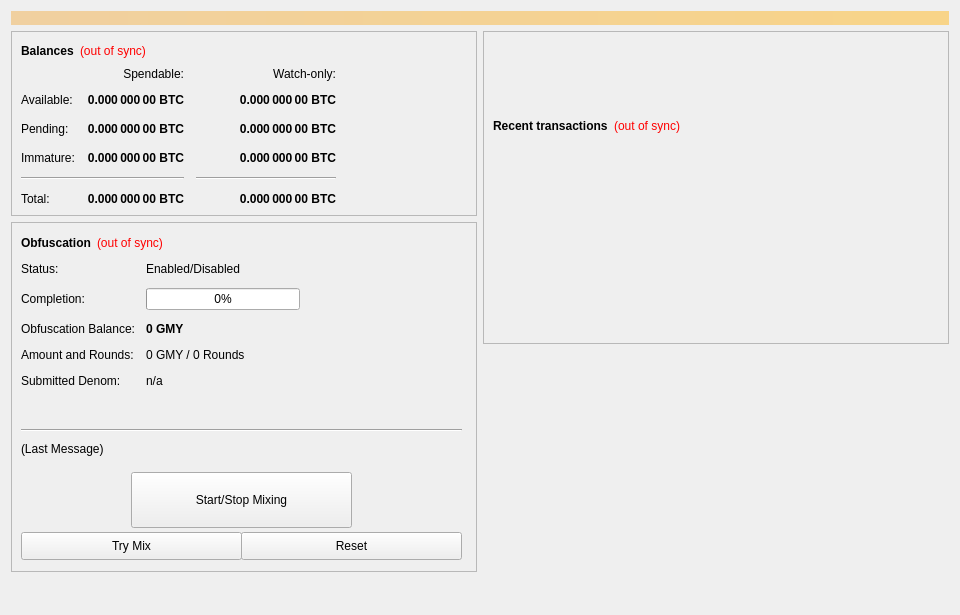
<?xml version="1.0" encoding="UTF-8"?>
<ui version="4.0">
 <class>OverviewPage</class>
 <widget class="QWidget" name="OverviewPage">
  <property name="geometry">
   <rect>
    <x>0</x>
    <y>0</y>
    <width>960</width>
    <height>615</height>
   </rect>
  </property>
  <property name="minimumSize">
   <size>
    <width>960</width>
    <height>0</height>
   </size>
  </property>
  <property name="windowTitle">
   <string>Form</string>
  </property>
  <layout class="QVBoxLayout" name="topLayout">
   <item>
    <widget class="QLabel" name="labelAlerts">
     <property name="visible">
      <bool>false</bool>
     </property>
     <property name="styleSheet">
      <string notr="true">background-color: qlineargradient(x1: 0, y1: 0, x2: 1, y2: 0, stop:0 #F0D0A0, stop:1 #F8D488); color:#000000;</string>
     </property>
     <property name="wordWrap">
      <bool>true</bool>
     </property>
     <property name="margin">
      <number>3</number>
     </property>
    </widget>
   </item>
   <item>
    <layout class="QHBoxLayout" name="horizontalLayout" stretch="1,1">
     <item>
      <layout class="QVBoxLayout" name="verticalLayout_2">
       <item>
        <widget class="QFrame" name="frame">
         <property name="frameShape">
          <enum>QFrame::StyledPanel</enum>
         </property>
         <property name="frameShadow">
          <enum>QFrame::Raised</enum>
         </property>
         <layout class="QVBoxLayout" name="verticalLayout_4">
          <item>
           <layout class="QHBoxLayout" name="horizontalLayout_4">
            <item>
             <widget class="QLabel" name="label_5">
              <property name="font">
               <font>
                <weight>75</weight>
                <bold>true</bold>
               </font>
              </property>
              <property name="text">
               <string>Balances</string>
              </property>
             </widget>
            </item>
            <item>
             <widget class="QLabel" name="labelWalletStatus">
              <property name="cursor">
               <cursorShape>WhatsThisCursor</cursorShape>
              </property>
              <property name="toolTip">
               <string>The displayed information may be out of date. Your wallet automatically synchronizes with the GyMoney network after a connection is established, but this process has not completed yet.</string>
              </property>
              <property name="styleSheet">
               <string notr="true">QLabel { color: red; }</string>
              </property>
              <property name="text">
               <string notr="true">(out of sync)</string>
              </property>
              <property name="alignment">
               <set>Qt::AlignLeading|Qt::AlignLeft|Qt::AlignVCenter</set>
              </property>
             </widget>
            </item>
            <item>
             <spacer name="horizontalSpacer_3">
              <property name="orientation">
               <enum>Qt::Horizontal</enum>
              </property>
              <property name="sizeHint" stdset="0">
               <size>
                <width>40</width>
                <height>20</height>
               </size>
              </property>
             </spacer>
            </item>
           </layout>
          </item>
          <item>
           <layout class="QGridLayout" name="gridLayout">
            <property name="spacing">
             <number>12</number>
            </property>
            <item row="2" column="2">
             <widget class="QLabel" name="labelWatchPending">
              <property name="font">
               <font>
                <weight>75</weight>
                <bold>true</bold>
               </font>
              </property>
              <property name="cursor">
               <cursorShape>IBeamCursor</cursorShape>
              </property>
              <property name="toolTip">
               <string>Unconfirmed transactions to watch-only addresses</string>
              </property>
              <property name="text">
               <string notr="true">0.000 000 00 BTC</string>
              </property>
              <property name="alignment">
               <set>Qt::AlignRight|Qt::AlignTrailing|Qt::AlignVCenter</set>
              </property>
              <property name="textInteractionFlags">
               <set>Qt::LinksAccessibleByMouse|Qt::TextSelectableByKeyboard|Qt::TextSelectableByMouse</set>
              </property>
             </widget>
            </item>
            <item row="2" column="1">
             <widget class="QLabel" name="labelUnconfirmed">
              <property name="font">
               <font>
                <weight>75</weight>
                <bold>true</bold>
               </font>
              </property>
              <property name="cursor">
               <cursorShape>IBeamCursor</cursorShape>
              </property>
              <property name="toolTip">
               <string>Total of transactions that have yet to be confirmed, and do not yet count toward the spendable balance</string>
              </property>
              <property name="text">
               <string notr="true">0.000 000 00 BTC</string>
              </property>
              <property name="alignment">
               <set>Qt::AlignRight|Qt::AlignTrailing|Qt::AlignVCenter</set>
              </property>
              <property name="textInteractionFlags">
               <set>Qt::LinksAccessibleByMouse|Qt::TextSelectableByKeyboard|Qt::TextSelectableByMouse</set>
              </property>
             </widget>
            </item>
            <item row="3" column="2">
             <widget class="QLabel" name="labelWatchImmature">
              <property name="font">
               <font>
                <weight>75</weight>
                <bold>true</bold>
               </font>
              </property>
              <property name="cursor">
               <cursorShape>IBeamCursor</cursorShape>
              </property>
              <property name="toolTip">
               <string>Staked or masternode rewards in watch-only addresses that has not yet matured</string>
              </property>
              <property name="text">
               <string notr="true">0.000 000 00 BTC</string>
              </property>
              <property name="alignment">
               <set>Qt::AlignRight|Qt::AlignTrailing|Qt::AlignVCenter</set>
              </property>
              <property name="textInteractionFlags">
               <set>Qt::LinksAccessibleByMouse|Qt::TextSelectableByKeyboard|Qt::TextSelectableByMouse</set>
              </property>
             </widget>
            </item>
            <item row="4" column="0" colspan="2">
             <widget class="Line" name="lineSpendableBalance">
              <property name="orientation">
               <enum>Qt::Horizontal</enum>
              </property>
             </widget>
            </item>
            <item row="4" column="2">
             <widget class="Line" name="lineWatchBalance">
              <property name="sizePolicy">
               <sizepolicy hsizetype="Preferred" vsizetype="Fixed">
                <horstretch>0</horstretch>
                <verstretch>0</verstretch>
               </sizepolicy>
              </property>
              <property name="minimumSize">
               <size>
                <width>140</width>
                <height>0</height>
               </size>
              </property>
              <property name="orientation">
               <enum>Qt::Horizontal</enum>
              </property>
             </widget>
            </item>
            <item row="5" column="0">
             <widget class="QLabel" name="labelTotalText">
              <property name="text">
               <string>Total:</string>
              </property>
             </widget>
            </item>
            <item row="3" column="1">
             <widget class="QLabel" name="labelImmature">
              <property name="font">
               <font>
                <weight>75</weight>
                <bold>true</bold>
               </font>
              </property>
              <property name="cursor">
               <cursorShape>IBeamCursor</cursorShape>
              </property>
              <property name="toolTip">
               <string>Staked or masternode rewards that has not yet matured</string>
              </property>
              <property name="text">
               <string notr="true">0.000 000 00 BTC</string>
              </property>
              <property name="alignment">
               <set>Qt::AlignRight|Qt::AlignTrailing|Qt::AlignVCenter</set>
              </property>
              <property name="textInteractionFlags">
               <set>Qt::LinksAccessibleByMouse|Qt::TextSelectableByKeyboard|Qt::TextSelectableByMouse</set>
              </property>
             </widget>
            </item>
            <item row="2" column="3">
             <spacer name="horizontalSpacer_2">
              <property name="orientation">
               <enum>Qt::Horizontal</enum>
              </property>
              <property name="sizeHint" stdset="0">
               <size>
                <width>40</width>
                <height>20</height>
               </size>
              </property>
             </spacer>
            </item>
            <item row="3" column="0">
             <widget class="QLabel" name="labelImmatureText">
              <property name="text">
               <string>Immature:</string>
              </property>
             </widget>
            </item>
            <item row="5" column="1">
             <widget class="QLabel" name="labelTotal">
              <property name="font">
               <font>
                <weight>75</weight>
                <bold>true</bold>
               </font>
              </property>
              <property name="cursor">
               <cursorShape>IBeamCursor</cursorShape>
              </property>
              <property name="toolTip">
               <string>Your current total balance</string>
              </property>
              <property name="text">
               <string notr="true">0.000 000 00 BTC</string>
              </property>
              <property name="alignment">
               <set>Qt::AlignRight|Qt::AlignTrailing|Qt::AlignVCenter</set>
              </property>
              <property name="textInteractionFlags">
               <set>Qt::LinksAccessibleByMouse|Qt::TextSelectableByKeyboard|Qt::TextSelectableByMouse</set>
              </property>
             </widget>
            </item>
            <item row="5" column="2">
             <widget class="QLabel" name="labelWatchTotal">
              <property name="font">
               <font>
                <weight>75</weight>
                <bold>true</bold>
               </font>
              </property>
              <property name="cursor">
               <cursorShape>IBeamCursor</cursorShape>
              </property>
              <property name="toolTip">
               <string>Current total balance in watch-only addresses</string>
              </property>
              <property name="text">
               <string notr="true">0.000 000 00 BTC</string>
              </property>
              <property name="alignment">
               <set>Qt::AlignRight|Qt::AlignTrailing|Qt::AlignVCenter</set>
              </property>
              <property name="textInteractionFlags">
               <set>Qt::LinksAccessibleByMouse|Qt::TextSelectableByKeyboard|Qt::TextSelectableByMouse</set>
              </property>
             </widget>
            </item>
            <item row="0" column="2">
             <widget class="QLabel" name="labelWatchonly">
              <property name="text">
               <string>Watch-only:</string>
              </property>
              <property name="alignment">
               <set>Qt::AlignRight|Qt::AlignTrailing|Qt::AlignVCenter</set>
              </property>
             </widget>
            </item>
            <item row="1" column="0">
             <widget class="QLabel" name="labelBalanceText">
              <property name="text">
               <string>Available:</string>
              </property>
             </widget>
            </item>
            <item row="1" column="1">
             <widget class="QLabel" name="labelBalance">
              <property name="font">
               <font>
                <weight>75</weight>
                <bold>true</bold>
               </font>
              </property>
              <property name="cursor">
               <cursorShape>IBeamCursor</cursorShape>
              </property>
              <property name="toolTip">
               <string>Your current spendable balance</string>
              </property>
              <property name="text">
               <string notr="true">0.000 000 00 BTC</string>
              </property>
              <property name="alignment">
               <set>Qt::AlignRight|Qt::AlignTrailing|Qt::AlignVCenter</set>
              </property>
              <property name="textInteractionFlags">
               <set>Qt::LinksAccessibleByMouse|Qt::TextSelectableByKeyboard|Qt::TextSelectableByMouse</set>
              </property>
             </widget>
            </item>
            <item row="1" column="2">
             <widget class="QLabel" name="labelWatchAvailable">
              <property name="font">
               <font>
                <weight>75</weight>
                <bold>true</bold>
               </font>
              </property>
              <property name="cursor">
               <cursorShape>IBeamCursor</cursorShape>
              </property>
              <property name="toolTip">
               <string>Your current balance in watch-only addresses</string>
              </property>
              <property name="text">
               <string notr="true">0.000 000 00 BTC</string>
              </property>
              <property name="alignment">
               <set>Qt::AlignRight|Qt::AlignTrailing|Qt::AlignVCenter</set>
              </property>
              <property name="textInteractionFlags">
               <set>Qt::LinksAccessibleByMouse|Qt::TextSelectableByKeyboard|Qt::TextSelectableByMouse</set>
              </property>
             </widget>
            </item>
            <item row="2" column="0">
             <widget class="QLabel" name="labelPendingText">
              <property name="text">
               <string>Pending:</string>
              </property>
             </widget>
            </item>
            <item row="0" column="1">
             <widget class="QLabel" name="labelSpendable">
              <property name="text">
               <string>Spendable:</string>
              </property>
              <property name="alignment">
               <set>Qt::AlignRight|Qt::AlignTrailing|Qt::AlignVCenter</set>
              </property>
             </widget>
            </item>
           </layout>
          </item>
         </layout>
        </widget>
       </item>
       <item>
        <widget class="QFrame" name="frameObfuscation">
         <property name="minimumSize">
          <size>
           <width>0</width>
           <height>350</height>
          </size>
         </property>
         <property name="layoutDirection">
          <enum>Qt::LeftToRight</enum>
         </property>
         <property name="frameShape">
          <enum>QFrame::StyledPanel</enum>
         </property>
         <property name="frameShadow">
          <enum>QFrame::Raised</enum>
         </property>
         <widget class="QWidget" name="formLayoutWidget">
          <property name="geometry">
           <rect>
            <x>10</x>
            <y>40</y>
            <width>451</width>
            <height>161</height>
           </rect>
          </property>
          <layout class="QFormLayout" name="formLayout">
           <property name="fieldGrowthPolicy">
            <enum>QFormLayout::AllNonFixedFieldsGrow</enum>
           </property>
           <property name="horizontalSpacing">
            <number>11</number>
           </property>
           <property name="verticalSpacing">
            <number>12</number>
           </property>
           <item row="0" column="0">
            <widget class="QLabel" name="label_6">
             <property name="text">
              <string>Status:</string>
             </property>
            </widget>
           </item>
           <item row="1" column="0">
            <widget class="QLabel" name="label_7">
             <property name="text">
              <string>Completion:</string>
             </property>
            </widget>
           </item>
           <item row="1" column="1">
            <widget class="QProgressBar" name="obfuscationProgress">
             <property name="maximumSize">
              <size>
               <width>154</width>
               <height>16777215</height>
              </size>
             </property>
             <property name="value">
              <number>0</number>
             </property>
            </widget>
           </item>
           <item row="2" column="0">
            <widget class="QLabel" name="labelAnonymizedText">
             <property name="text">
              <string>Obfuscation Balance:</string>
             </property>
            </widget>
           </item>
           <item row="2" column="1">
            <widget class="QLabel" name="labelAnonymized">
             <property name="font">
              <font>
               <weight>75</weight>
               <bold>true</bold>
              </font>
             </property>
             <property name="text">
              <string notr="true">0 GMY</string>
             </property>
            </widget>
           </item>
           <item row="3" column="0">
            <widget class="QLabel" name="label_8">
             <property name="text">
              <string>Amount and Rounds:</string>
             </property>
            </widget>
           </item>
           <item row="3" column="1">
            <widget class="QLabel" name="labelAmountRounds">
             <property name="text">
              <string>0 GMY / 0 Rounds</string>
             </property>
            </widget>
           </item>
           <item row="4" column="0">
            <widget class="QLabel" name="label_9">
             <property name="text">
              <string>Submitted Denom:</string>
             </property>
            </widget>
           </item>
           <item row="4" column="1">
            <widget class="QLabel" name="labelSubmittedDenom">
             <property name="toolTip">
              <string>The denominations you submitted to the Masternode.&lt;br&gt;To mix, other users must submit the exact same denominations.</string>
             </property>
             <property name="text">
              <string>n/a</string>
             </property>
            </widget>
           </item>
           <item row="0" column="1">
            <widget class="QLabel" name="obfuscationEnabled">
             <property name="text">
              <string>Enabled/Disabled</string>
             </property>
            </widget>
           </item>
          </layout>
         </widget>
         <widget class="QPushButton" name="runAutoDenom">
          <property name="geometry">
           <rect>
            <x>251</x>
            <y>17</y>
            <width>1</width>
            <height>1</height>
           </rect>
          </property>
          <property name="palette">
           <palette>
            <active>
             <colorrole role="WindowText">
              <brush brushstyle="SolidPattern">
               <color alpha="255">
                <red>0</red>
                <green>0</green>
                <blue>0</blue>
               </color>
              </brush>
             </colorrole>
             <colorrole role="Button">
              <brush brushstyle="SolidPattern">
               <color alpha="255">
                <red>239</red>
                <green>238</green>
                <blue>238</blue>
               </color>
              </brush>
             </colorrole>
             <colorrole role="Light">
              <brush brushstyle="SolidPattern">
               <color alpha="255">
                <red>255</red>
                <green>255</green>
                <blue>255</blue>
               </color>
              </brush>
             </colorrole>
             <colorrole role="Midlight">
              <brush brushstyle="SolidPattern">
               <color alpha="255">
                <red>247</red>
                <green>246</green>
                <blue>246</blue>
               </color>
              </brush>
             </colorrole>
             <colorrole role="Dark">
              <brush brushstyle="SolidPattern">
               <color alpha="255">
                <red>119</red>
                <green>119</green>
                <blue>119</blue>
               </color>
              </brush>
             </colorrole>
             <colorrole role="Mid">
              <brush brushstyle="SolidPattern">
               <color alpha="255">
                <red>159</red>
                <green>159</green>
                <blue>159</blue>
               </color>
              </brush>
             </colorrole>
             <colorrole role="Text">
              <brush brushstyle="SolidPattern">
               <color alpha="255">
                <red>0</red>
                <green>0</green>
                <blue>0</blue>
               </color>
              </brush>
             </colorrole>
             <colorrole role="BrightText">
              <brush brushstyle="SolidPattern">
               <color alpha="255">
                <red>255</red>
                <green>255</green>
                <blue>255</blue>
               </color>
              </brush>
             </colorrole>
             <colorrole role="ButtonText">
              <brush brushstyle="SolidPattern">
               <color alpha="255">
                <red>0</red>
                <green>0</green>
                <blue>0</blue>
               </color>
              </brush>
             </colorrole>
             <colorrole role="Base">
              <brush brushstyle="SolidPattern">
               <color alpha="255">
                <red>255</red>
                <green>255</green>
                <blue>255</blue>
               </color>
              </brush>
             </colorrole>
             <colorrole role="Window">
              <brush brushstyle="SolidPattern">
               <color alpha="255">
                <red>239</red>
                <green>238</green>
                <blue>238</blue>
               </color>
              </brush>
             </colorrole>
             <colorrole role="Shadow">
              <brush brushstyle="SolidPattern">
               <color alpha="255">
                <red>0</red>
                <green>0</green>
                <blue>0</blue>
               </color>
              </brush>
             </colorrole>
             <colorrole role="AlternateBase">
              <brush brushstyle="SolidPattern">
               <color alpha="255">
                <red>247</red>
                <green>246</green>
                <blue>246</blue>
               </color>
              </brush>
             </colorrole>
             <colorrole role="ToolTipBase">
              <brush brushstyle="SolidPattern">
               <color alpha="255">
                <red>255</red>
                <green>255</green>
                <blue>220</blue>
               </color>
              </brush>
             </colorrole>
             <colorrole role="ToolTipText">
              <brush brushstyle="SolidPattern">
               <color alpha="255">
                <red>0</red>
                <green>0</green>
                <blue>0</blue>
               </color>
              </brush>
             </colorrole>
            </active>
            <inactive>
             <colorrole role="WindowText">
              <brush brushstyle="SolidPattern">
               <color alpha="255">
                <red>0</red>
                <green>0</green>
                <blue>0</blue>
               </color>
              </brush>
             </colorrole>
             <colorrole role="Button">
              <brush brushstyle="SolidPattern">
               <color alpha="255">
                <red>239</red>
                <green>238</green>
                <blue>238</blue>
               </color>
              </brush>
             </colorrole>
             <colorrole role="Light">
              <brush brushstyle="SolidPattern">
               <color alpha="255">
                <red>255</red>
                <green>255</green>
                <blue>255</blue>
               </color>
              </brush>
             </colorrole>
             <colorrole role="Midlight">
              <brush brushstyle="SolidPattern">
               <color alpha="255">
                <red>247</red>
                <green>246</green>
                <blue>246</blue>
               </color>
              </brush>
             </colorrole>
             <colorrole role="Dark">
              <brush brushstyle="SolidPattern">
               <color alpha="255">
                <red>119</red>
                <green>119</green>
                <blue>119</blue>
               </color>
              </brush>
             </colorrole>
             <colorrole role="Mid">
              <brush brushstyle="SolidPattern">
               <color alpha="255">
                <red>159</red>
                <green>159</green>
                <blue>159</blue>
               </color>
              </brush>
             </colorrole>
             <colorrole role="Text">
              <brush brushstyle="SolidPattern">
               <color alpha="255">
                <red>0</red>
                <green>0</green>
                <blue>0</blue>
               </color>
              </brush>
             </colorrole>
             <colorrole role="BrightText">
              <brush brushstyle="SolidPattern">
               <color alpha="255">
                <red>255</red>
                <green>255</green>
                <blue>255</blue>
               </color>
              </brush>
             </colorrole>
             <colorrole role="ButtonText">
              <brush brushstyle="SolidPattern">
               <color alpha="255">
                <red>0</red>
                <green>0</green>
                <blue>0</blue>
               </color>
              </brush>
             </colorrole>
             <colorrole role="Base">
              <brush brushstyle="SolidPattern">
               <color alpha="255">
                <red>255</red>
                <green>255</green>
                <blue>255</blue>
               </color>
              </brush>
             </colorrole>
             <colorrole role="Window">
              <brush brushstyle="SolidPattern">
               <color alpha="255">
                <red>239</red>
                <green>238</green>
                <blue>238</blue>
               </color>
              </brush>
             </colorrole>
             <colorrole role="Shadow">
              <brush brushstyle="SolidPattern">
               <color alpha="255">
                <red>0</red>
                <green>0</green>
                <blue>0</blue>
               </color>
              </brush>
             </colorrole>
             <colorrole role="AlternateBase">
              <brush brushstyle="SolidPattern">
               <color alpha="255">
                <red>247</red>
                <green>246</green>
                <blue>246</blue>
               </color>
              </brush>
             </colorrole>
             <colorrole role="ToolTipBase">
              <brush brushstyle="SolidPattern">
               <color alpha="255">
                <red>255</red>
                <green>255</green>
                <blue>220</blue>
               </color>
              </brush>
             </colorrole>
             <colorrole role="ToolTipText">
              <brush brushstyle="SolidPattern">
               <color alpha="255">
                <red>0</red>
                <green>0</green>
                <blue>0</blue>
               </color>
              </brush>
             </colorrole>
            </inactive>
            <disabled>
             <colorrole role="WindowText">
              <brush brushstyle="SolidPattern">
               <color alpha="255">
                <red>119</red>
                <green>119</green>
                <blue>119</blue>
               </color>
              </brush>
             </colorrole>
             <colorrole role="Button">
              <brush brushstyle="SolidPattern">
               <color alpha="255">
                <red>239</red>
                <green>238</green>
                <blue>238</blue>
               </color>
              </brush>
             </colorrole>
             <colorrole role="Light">
              <brush brushstyle="SolidPattern">
               <color alpha="255">
                <red>255</red>
                <green>255</green>
                <blue>255</blue>
               </color>
              </brush>
             </colorrole>
             <colorrole role="Midlight">
              <brush brushstyle="SolidPattern">
               <color alpha="255">
                <red>247</red>
                <green>246</green>
                <blue>246</blue>
               </color>
              </brush>
             </colorrole>
             <colorrole role="Dark">
              <brush brushstyle="SolidPattern">
               <color alpha="255">
                <red>119</red>
                <green>119</green>
                <blue>119</blue>
               </color>
              </brush>
             </colorrole>
             <colorrole role="Mid">
              <brush brushstyle="SolidPattern">
               <color alpha="255">
                <red>159</red>
                <green>159</green>
                <blue>159</blue>
               </color>
              </brush>
             </colorrole>
             <colorrole role="Text">
              <brush brushstyle="SolidPattern">
               <color alpha="255">
                <red>119</red>
                <green>119</green>
                <blue>119</blue>
               </color>
              </brush>
             </colorrole>
             <colorrole role="BrightText">
              <brush brushstyle="SolidPattern">
               <color alpha="255">
                <red>255</red>
                <green>255</green>
                <blue>255</blue>
               </color>
              </brush>
             </colorrole>
             <colorrole role="ButtonText">
              <brush brushstyle="SolidPattern">
               <color alpha="255">
                <red>119</red>
                <green>119</green>
                <blue>119</blue>
               </color>
              </brush>
             </colorrole>
             <colorrole role="Base">
              <brush brushstyle="SolidPattern">
               <color alpha="255">
                <red>239</red>
                <green>238</green>
                <blue>238</blue>
               </color>
              </brush>
             </colorrole>
             <colorrole role="Window">
              <brush brushstyle="SolidPattern">
               <color alpha="255">
                <red>239</red>
                <green>238</green>
                <blue>238</blue>
               </color>
              </brush>
             </colorrole>
             <colorrole role="Shadow">
              <brush brushstyle="SolidPattern">
               <color alpha="255">
                <red>0</red>
                <green>0</green>
                <blue>0</blue>
               </color>
              </brush>
             </colorrole>
             <colorrole role="AlternateBase">
              <brush brushstyle="SolidPattern">
               <color alpha="255">
                <red>239</red>
                <green>238</green>
                <blue>238</blue>
               </color>
              </brush>
             </colorrole>
             <colorrole role="ToolTipBase">
              <brush brushstyle="SolidPattern">
               <color alpha="255">
                <red>255</red>
                <green>255</green>
                <blue>220</blue>
               </color>
              </brush>
             </colorrole>
             <colorrole role="ToolTipText">
              <brush brushstyle="SolidPattern">
               <color alpha="255">
                <red>0</red>
                <green>0</green>
                <blue>0</blue>
               </color>
              </brush>
             </colorrole>
            </disabled>
           </palette>
          </property>
          <property name="focusPolicy">
           <enum>Qt::NoFocus</enum>
          </property>
          <property name="autoFillBackground">
           <bool>true</bool>
          </property>
          <property name="text">
           <string/>
          </property>
          <property name="flat">
           <bool>true</bool>
          </property>
         </widget>
         <widget class="QPushButton" name="toggleObfuscation">
          <property name="geometry">
           <rect>
            <x>120</x>
            <y>250</y>
            <width>221</width>
            <height>56</height>
           </rect>
          </property>
          <property name="sizePolicy">
           <sizepolicy hsizetype="MinimumExpanding" vsizetype="Fixed">
            <horstretch>0</horstretch>
            <verstretch>0</verstretch>
           </sizepolicy>
          </property>
          <property name="text">
           <string>Start/Stop Mixing</string>
          </property>
         </widget>
         <widget class="Line" name="lineLastMessage">
          <property name="geometry">
           <rect>
            <x>10</x>
            <y>200</y>
            <width>441</width>
            <height>16</height>
           </rect>
          </property>
          <property name="orientation">
           <enum>Qt::Horizontal</enum>
          </property>
         </widget>
         <widget class="QLabel" name="obfuscationStatus">
          <property name="geometry">
           <rect>
            <x>10</x>
            <y>220</y>
            <width>451</width>
            <height>61</height>
           </rect>
          </property>
          <property name="minimumSize">
           <size>
            <width>288</width>
            <height>43</height>
           </size>
          </property>
          <property name="text">
           <string>(Last Message)</string>
          </property>
          <property name="alignment">
           <set>Qt::AlignLeading|Qt::AlignLeft|Qt::AlignTop</set>
          </property>
          <property name="wordWrap">
           <bool>true</bool>
          </property>
         </widget>
         <widget class="QPushButton" name="obfuscationAuto">
          <property name="geometry">
           <rect>
            <x>10</x>
            <y>310</y>
            <width>221</width>
            <height>28</height>
           </rect>
          </property>
          <property name="sizePolicy">
           <sizepolicy hsizetype="MinimumExpanding" vsizetype="Fixed">
            <horstretch>0</horstretch>
            <verstretch>0</verstretch>
           </sizepolicy>
          </property>
          <property name="toolTip">
           <string>Try to manually submit a Obfuscation request.</string>
          </property>
          <property name="text">
           <string>Try Mix</string>
          </property>
         </widget>
         <widget class="QPushButton" name="obfuscationReset">
          <property name="geometry">
           <rect>
            <x>230</x>
            <y>310</y>
            <width>221</width>
            <height>28</height>
           </rect>
          </property>
          <property name="sizePolicy">
           <sizepolicy hsizetype="MinimumExpanding" vsizetype="Fixed">
            <horstretch>0</horstretch>
            <verstretch>0</verstretch>
           </sizepolicy>
          </property>
          <property name="toolTip">
           <string>Reset the current status of Obfuscation (can interrupt Obfuscation if it's in the process of Mixing, which can cost you money!)</string>
          </property>
          <property name="autoFillBackground">
           <bool>false</bool>
          </property>
          <property name="text">
           <string>Reset</string>
          </property>
         </widget>
         <widget class="QWidget" name="layoutWidget">
          <property name="geometry">
           <rect>
            <x>10</x>
            <y>10</y>
            <width>431</width>
            <height>22</height>
           </rect>
          </property>
          <layout class="QHBoxLayout" name="horizontalLayout_5">
           <item>
            <widget class="QLabel" name="label_2">
             <property name="font">
              <font>
               <weight>75</weight>
               <bold>true</bold>
              </font>
             </property>
             <property name="text">
              <string>Obfuscation</string>
             </property>
            </widget>
           </item>
           <item>
            <widget class="QLabel" name="labelObfuscationSyncStatus">
             <property name="toolTip">
              <string>The displayed information may be out of date. Your wallet automatically synchronizes with the GyMoney network after a connection is established, but this process has not completed yet.</string>
             </property>
             <property name="styleSheet">
              <string notr="true">QLabel { color: red; }</string>
             </property>
             <property name="text">
              <string notr="true">(out of sync)</string>
             </property>
             <property name="alignment">
              <set>Qt::AlignLeading|Qt::AlignLeft|Qt::AlignVCenter</set>
             </property>
            </widget>
           </item>
           <item>
            <spacer name="horizontalSpacer_4">
             <property name="orientation">
              <enum>Qt::Horizontal</enum>
             </property>
             <property name="sizeHint" stdset="0">
              <size>
               <width>40</width>
               <height>20</height>
              </size>
             </property>
            </spacer>
           </item>
          </layout>
         </widget>
        </widget>
       </item>
       <item>
        <spacer name="verticalSpacer">
         <property name="orientation">
          <enum>Qt::Vertical</enum>
         </property>
         <property name="sizeHint" stdset="0">
          <size>
           <width>20</width>
           <height>40</height>
          </size>
         </property>
        </spacer>
       </item>
      </layout>
     </item>
     <item>
      <layout class="QVBoxLayout" name="verticalLayout_3">
       <item>
        <widget class="QFrame" name="frame_2">
         <property name="frameShape">
          <enum>QFrame::StyledPanel</enum>
         </property>
         <property name="frameShadow">
          <enum>QFrame::Raised</enum>
         </property>
         <layout class="QVBoxLayout" name="verticalLayout">
          <item>
           <spacer name="verticalSpacer_3">
            <property name="orientation">
             <enum>Qt::Vertical</enum>
            </property>
            <property name="sizeType">
             <enum>QSizePolicy::Fixed</enum>
            </property>
            <property name="sizeHint" stdset="0">
             <size>
              <width>20</width>
              <height>75</height>
             </size>
            </property>
           </spacer>
          </item>
          <item>
           <layout class="QHBoxLayout" name="horizontalLayout_2">
            <item>
             <widget class="QLabel" name="label_4">
              <property name="font">
               <font>
                <weight>75</weight>
                <bold>true</bold>
               </font>
              </property>
              <property name="text">
               <string>Recent transactions</string>
              </property>
             </widget>
            </item>
            <item>
             <widget class="QLabel" name="labelTransactionsStatus">
              <property name="cursor">
               <cursorShape>WhatsThisCursor</cursorShape>
              </property>
              <property name="toolTip">
               <string>The displayed information may be out of date. Your wallet automatically synchronizes with the GyMoney network after a connection is established, but this process has not completed yet.</string>
              </property>
              <property name="styleSheet">
               <string notr="true">QLabel { color: red; }</string>
              </property>
              <property name="text">
               <string notr="true">(out of sync)</string>
              </property>
              <property name="alignment">
               <set>Qt::AlignRight|Qt::AlignTrailing|Qt::AlignVCenter</set>
              </property>
             </widget>
            </item>
            <item>
             <spacer name="horizontalSpacer">
              <property name="orientation">
               <enum>Qt::Horizontal</enum>
              </property>
              <property name="sizeHint" stdset="0">
               <size>
                <width>40</width>
                <height>20</height>
               </size>
              </property>
             </spacer>
            </item>
           </layout>
          </item>
          <item>
           <widget class="QListView" name="listTransactions">
            <property name="styleSheet">
             <string notr="true">QListView { background: transparent; }</string>
            </property>
            <property name="frameShape">
             <enum>QFrame::NoFrame</enum>
            </property>
            <property name="verticalScrollBarPolicy">
             <enum>Qt::ScrollBarAlwaysOff</enum>
            </property>
            <property name="horizontalScrollBarPolicy">
             <enum>Qt::ScrollBarAlwaysOff</enum>
            </property>
            <property name="selectionMode">
             <enum>QAbstractItemView::NoSelection</enum>
            </property>
           </widget>
          </item>
         </layout>
        </widget>
       </item>
       <item>
        <spacer name="verticalSpacer_2">
         <property name="orientation">
          <enum>Qt::Vertical</enum>
         </property>
         <property name="sizeType">
          <enum>QSizePolicy::Expanding</enum>
         </property>
         <property name="sizeHint" stdset="0">
          <size>
           <width>20</width>
           <height>40</height>
          </size>
         </property>
        </spacer>
       </item>
      </layout>
     </item>
    </layout>
   </item>
  </layout>
 </widget>
 <resources/>
 <connections/>
</ui>
